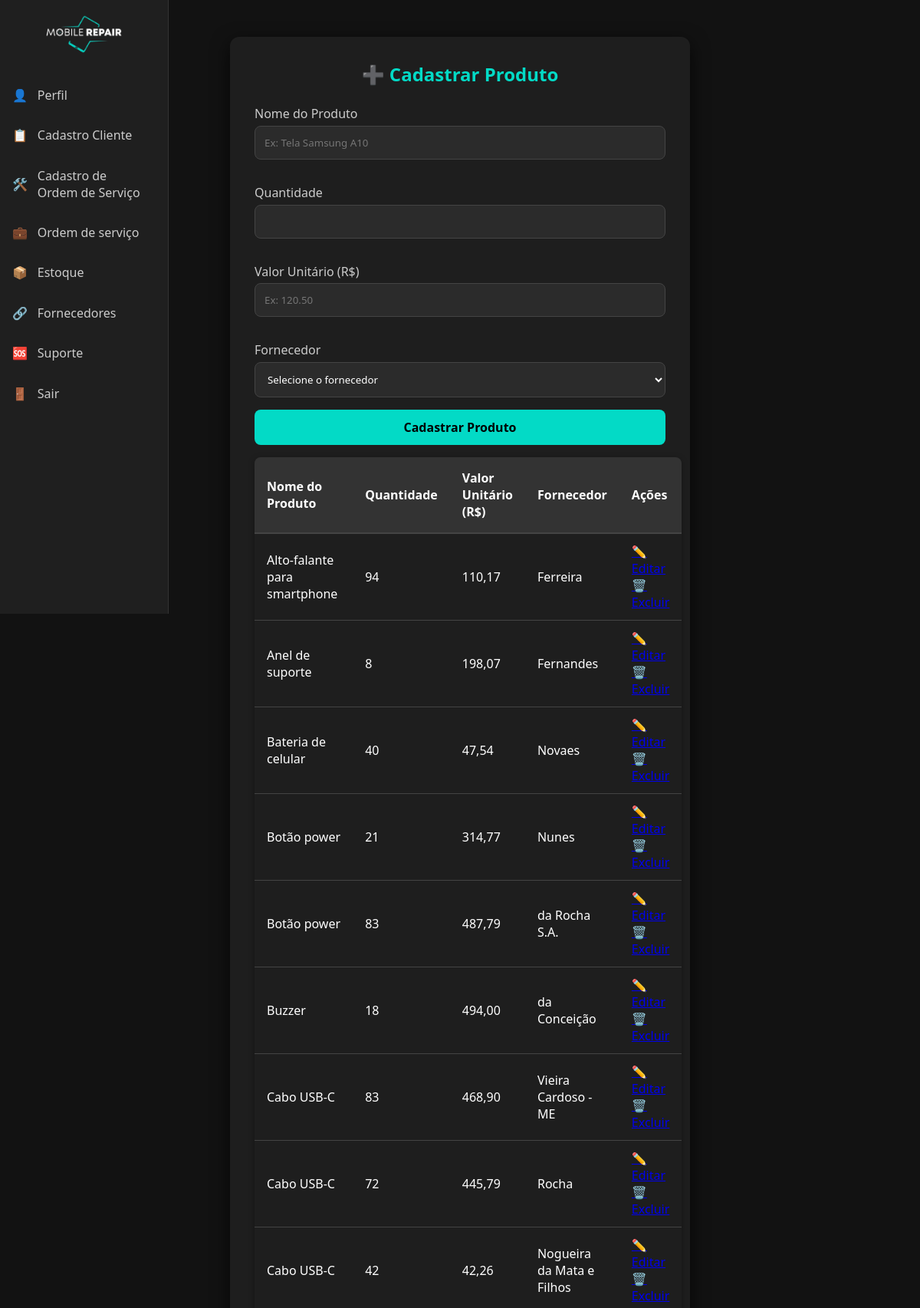
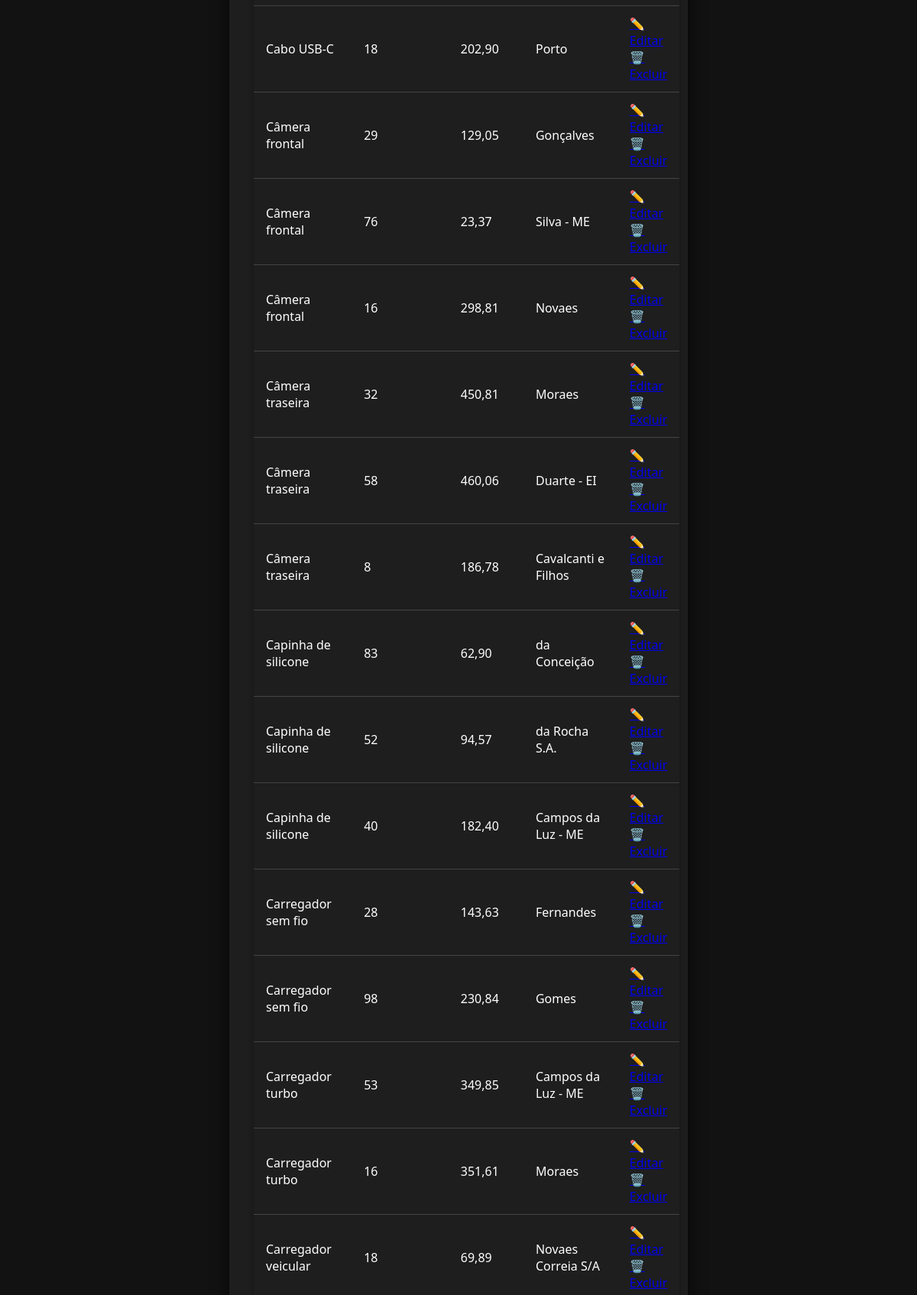
Page /estoque.php (signed in, upper part) on the committed database (2 pictures, top to bottom).
### tables this page shows
CREATE TABLE `produto` (
  `id_produto` int(11) NOT NULL,
  `nome_produto` varchar(100) DEFAULT NULL,
  `valor` decimal(10,2) DEFAULT NULL,
  `idfornecedor` int(11) DEFAULT NULL,
  `idestoque` int(11) DEFAULT NULL
);

CREATE TABLE `estoque` (
  `id_estoque` int(11) NOT NULL AUTO_INCREMENT,
  `quantidade` int(11) DEFAULT NULL,
  PRIMARY KEY (`id_estoque`)
);

CREATE TABLE `fornecedor` (
  `id_fornecedor` int(11) NOT NULL,
  `nome_fornecedor` varchar(100) DEFAULT NULL,
  `telefone` varchar(20) DEFAULT NULL,
  `email` varchar(100) DEFAULT NULL
);

### estoque.php (the view, shortened to what this page needs)
<?php
require_once 'conexao.php';
$modoEdicao = false;
$editarProduto = null;
function buscarProdutos($pdo) {
    $sql = "SELECT p.id_produto, p.nome_produto, p.valor, f.nome_fornecedor, p.idfornecedor, e.quantidade, p.idestoque
            FROM produto p
            LEFT JOIN fornecedor f ON p.idfornecedor = f.id_fornecedor
            LEFT JOIN estoque e ON p.idestoque = e.id_estoque
            ORDER BY p.nome_produto";
    $stmt = $pdo->query($sql);
    return $stmt->fetchAll(PDO::FETCH_ASSOC);
}
$produtos = buscarProdutos($pdo);
$menus = [
    'Gerente' => [
        ['href' => 'dashboard.php', 'icon' => '👤', 'text' => 'Perfil'],
        ['href' => 'cadastro-cliente.php', 'icon' => '📋', 'text' => 'Cadastro Cliente'],
        ['href' => 'cadastro-ordem_serv.php', 'icon' => '🛠️', 'text' => 'Cadastro de<br>Ordem de Serviço'],
        ['href' => 'ordem_serv.php', 'icon' => '💼', 'text' => 'Ordem de serviço'],
        ['href' => 'relatorio.php', 'icon' => '📊', 'text' => 'Relatórios'],
        ['href' => 'estoque.php', 'icon' => '📦', 'text' => 'Estoque'],
        ['href' => 'usuarios.php', 'icon' => '👥', 'text' => 'Usuários'],
        ['href' => 'fornecedor.php', 'icon' => '🔗', 'text' => 'Fornecedores'],
        ['href' => 'suporte.php', 'icon' => '🆘', 'text' => 'Suporte'],
        ['href' => 'logout.php', 'icon' => '🚪', 'text' => 'Sair']
    ],
    'Atendente' => [
        ['href' => 'dashboard.php', 'icon' => '👤', 'text' => 'Perfil'],
        ['href' => 'cadastro-cliente.php', 'icon' => '📋', 'text' => 'Cadastro Cliente'],
        ['href' => 'cadastro-ordem_serv.php', 'icon' => '🛠️', 'text' => 'Cadastro de<br>Ordem de Serviço'],
        ['href' => 'ordem_serv.php', 'icon' => '💼', 'text' => 'Ordem de serviço'],
        ['href' => 'estoque.php', 'icon' => '📦', 'text' => 'Estoque'],
        ['href' => 'fornecedor.php', 'icon' => '🔗', 'text' => 'Fornecedores'],
        ['href' => 'suporte.php', 'icon' => '🆘', 'text' => 'Suporte'],
        ['href' => 'logout.php', 'icon' => '🚪', 'text' => 'Sair']
    ],
    'Tecnico' => [
        ['href' => 'dashboard.php', 'icon' => '👤', 'text' => 'Perfil'],
        ['href' => 'ordem_serv.php', 'icon' => '💼', 'text' => 'Ordem de serviço'],
        ['href' => 'suporte.php', 'icon' => '🆘', 'text' => 'Suporte'],
        ['href' => 'logout.php', 'icon' => '🚪', 'text' => 'Sair']
    ],
];
$menuItems = $_SESSION['cargo'] && isset($menus[$_SESSION['cargo']]) ? $menus[$_SESSION['cargo']] : [];
?>
<!DOCTYPE html>
<html lang="pt-br">
<head>
  <link rel="stylesheet" href="css/sidebar.css" />
  <link rel="stylesheet" href="css/estoque.css" />
  <link rel="stylesheet" href="css/form.css" />
</head>
<body>
<nav class="sidebar">
    <div class="logo">
      <img src="img/logo.png" alt="Logo do sistema">
    </div>
    <ul class="menu">
      <?php foreach ($menuItems as $item): ?>
        <li><a href="<?php echo $item['href']; ?>"><?php echo $item['icon']; ?> <span><?php echo $item['text']; ?></span></a></li>
      <?php endforeach; ?>
    </ul>
  </nav>
  <div class="form-container">
    <h2><?= $modoEdicao ? "✏️ Editar Produto" : "➕ Cadastrar Produto" ?></h2>
    <form method="POST" action="estoque.php">
      <label for="produto">Nome do Produto</label>
      <input type="text" id="produto" name="produto" placeholder="Ex: Tela Samsung A10" required
        value="<?= $modoEdicao ? htmlspecialchars($editarProduto['nome_produto']) : '' ?>" />
      <label for="quantidade">Quantidade</label>
      <input type="number" id="quantidade" name="quantidade" min="0" required
        value="<?= $modoEdicao ? htmlspecialchars($editarProduto['quantidade']) : '' ?>" />
      <label for="valor">Valor Unitário (R$)</label>
      <input type="text" id="valor" name="valor" placeholder="Ex: 120.50" required
        value="<?= $modoEdicao ? htmlspecialchars(number_format($editarProduto['valor'], 2, ',', '.')) : '' ?>" />
      <label for="fornecedor">Fornecedor</label>
      <select id="fornecedor" name="fornecedor" required>
        <option value="">Selecione o fornecedor</option>
      </select>
      <button type="submit"><?= $modoEdicao ? "Atualizar Produto" : "Cadastrar Produto" ?></button>
    </form>
    <table>
      <thead>
        <tr>
          <th>Nome do Produto</th>
          <th>Quantidade</th>
          <th>Valor Unitário (R$)</th>
          <th>Fornecedor</th>
          <th>Ações</th>
        </tr>
      </thead>
      <tbody>
        <?php if (count($produtos) === 0): ?>
          <tr><td colspan="5">Nenhum produto cadastrado.</td></tr>
        <?php else: ?>
          <?php foreach ($produtos as $prod): ?>
            <tr>
              <td><?= htmlspecialchars($prod['nome_produto']) ?></td>
              <td><?= intval($prod['quantidade']) ?></td>
              <td><?= number_format($prod['valor'], 2, ',', '.') ?></td>
              <td><?= htmlspecialchars($prod['nome_fornecedor'] ?? '-') ?></td>
              <td>
                <a href="estoque.php?editar=<?= $prod['id_produto'] ?>" class="acao-btn editar">✏️ Editar</a>
                <a href="javascript:void(0)" class="acao-btn excluir" onclick="confirmarExclusao(<?= $prod['id_produto'] ?>, '<?= addslashes($prod['nome_produto']) ?>')">🗑️ Excluir</a>
              </td>
            </tr>
          <?php endforeach; ?>
        <?php endif; ?>
      </tbody>
    </table>
  </div>
</body>
</html>

### css/sidebar.css (style rules this page uses)
.sidebar { position: fixed; top: 0; left: 0; width: 70px; height: 100vh; background-color: #1f1f1f; border-right: 1px solid #333; overflow: hidden; transition: width 0.3s ease; z-index: 1000; }
.sidebar .logo { padding: 1.2rem; text-align: center; }
.sidebar .logo img { width: 50px; transition: width 0.3s; }
.sidebar .menu { list-style: none; padding-top: -1rem; padding-left: 0; padding-right: 0; }
.sidebar .menu li { margin: 0.3rem 0; }
.sidebar .menu li a { display: flex; align-items: center; gap: 0.8rem; text-decoration: none; color: #ccc; padding: 0.8rem 1rem; border-radius: 6px; transition: background-color 0.3s, color 0.3s; white-space: nowrap; overflow: hidden; position: relative; }
.sidebar .menu li a span { opacity: 0; visibility: hidden; transition: opacity 0.3s ease; }

### css/estoque.css (style rules this page uses)
table { width: 100%; border-collapse: collapse; margin-top: 1rem; background-color: #1e1e1e; color: #fff; border-radius: 8px; overflow: hidden; box-shadow: 0 2px 8px rgba(0,0,0,0.3); }
thead { background-color: #333; }
thead th { padding: 1rem; text-align: left; font-weight: bold; border-bottom: 2px solid #444; }
tbody td { padding: 0.75rem 1rem; border-bottom: 1px solid #444; }

### css/form.css (style rules this page uses)
* { margin: 0; padding: 0; box-sizing: border-box; font-family: 'Segoe UI', Tahoma, Geneva, Verdana, sans-serif; }
body { background-color: #121212; color: #e0e0e0; min-height: 100vh; }
.form-container { background-color: #1e1e1e; padding: 2rem; border-radius: 12px; box-shadow: 0 8px 24px rgba(0, 0, 0, 0.7); width: 100%; max-width: 600px; margin: 3rem auto; animation: fadeIn 0.5s ease-in-out; }
h2 { margin-bottom: 1.5rem; color: #03dac6; text-align: center; }
form label { display: block; margin-top: 1rem; margin-bottom: 0.3rem; color: #ccc; }
input, textarea, select { width: 100%; padding: 0.75rem; border: 1px solid #444; border-radius: 8px; background-color: #2b2b2b; color: #fff; margin-bottom: 1rem; }
button { width: 100%; padding: 0.75rem; background-color: #03dac6; color: #000; font-weight: bold; border: none; border-radius: 8px; font-size: 1rem; cursor: pointer; transition: background-color 0.3s ease; }

### rows in the picture
produto: nome_produto "Alto-falante para smartphone", idestoque.quantidade "94", valor "110,17", idfornecedor.nome_fornecedor "Ferreira"
produto: nome_produto "Anel de suporte", idestoque.quantidade "8", valor "198,07", idfornecedor.nome_fornecedor "Fernandes"
produto: nome_produto "Bateria de celular", idestoque.quantidade "40", valor "47,54", idfornecedor.nome_fornecedor "Novaes"
produto: nome_produto "Botão power", idestoque.quantidade "21", valor "314,77", idfornecedor.nome_fornecedor "Nunes"
produto: nome_produto "Botão power", idestoque.quantidade "83", valor "487,79", idfornecedor.nome_fornecedor "da Rocha S.A."
produto: nome_produto "Buzzer", idestoque.quantidade "18", valor "494,00", idfornecedor.nome_fornecedor "da Conceição"
produto: nome_produto "Cabo USB-C", idestoque.quantidade "83", valor "468,90", idfornecedor.nome_fornecedor "Vieira Cardoso - ME"
produto: nome_produto "Cabo USB-C", idestoque.quantidade "72", valor "445,79", idfornecedor.nome_fornecedor "Rocha"
produto: nome_produto "Cabo USB-C", idestoque.quantidade "42", valor "42,26", idfornecedor.nome_fornecedor "Nogueira da Mata e Filhos"
produto: nome_produto "Cabo USB-C", idestoque.quantidade "18", valor "202,90", idfornecedor.nome_fornecedor "Porto"
produto: nome_produto "Câmera frontal", idestoque.quantidade "29", valor "129,05", idfornecedor.nome_fornecedor "Gonçalves"
produto: nome_produto "Câmera frontal", idestoque.quantidade "76", valor "23,37", idfornecedor.nome_fornecedor "Silva - ME"
produto: nome_produto "Câmera frontal", idestoque.quantidade "16", valor "298,81", idfornecedor.nome_fornecedor "Novaes"
produto: nome_produto "Câmera traseira", idestoque.quantidade "32", valor "450,81", idfornecedor.nome_fornecedor "Moraes"
produto: nome_produto "Câmera traseira", idestoque.quantidade "58", valor "460,06", idfornecedor.nome_fornecedor "Duarte - EI"
produto: nome_produto "Câmera traseira", idestoque.quantidade "8", valor "186,78", idfornecedor.nome_fornecedor "Cavalcanti e Filhos"
produto: nome_produto "Capinha de silicone", idestoque.quantidade "83", valor "62,90", idfornecedor.nome_fornecedor "da Conceição"
produto: nome_produto "Capinha de silicone", idestoque.quantidade "52", valor "94,57", idfornecedor.nome_fornecedor "da Rocha S.A."
produto: nome_produto "Capinha de silicone", idestoque.quantidade "40", valor "182,40", idfornecedor.nome_fornecedor "Campos da Luz - ME"
produto: nome_produto "Carregador sem fio", idestoque.quantidade "28", valor "143,63", idfornecedor.nome_fornecedor "Fernandes"
produto: nome_produto "Carregador sem fio", idestoque.quantidade "98", valor "230,84", idfornecedor.nome_fornecedor "Gomes"
produto: nome_produto "Carregador turbo", idestoque.quantidade "53", valor "349,85", idfornecedor.nome_fornecedor "Campos da Luz - ME"
produto: nome_produto "Carregador turbo", idestoque.quantidade "16", valor "351,61", idfornecedor.nome_fornecedor "Moraes"
produto: nome_produto "Carregador veicular", idestoque.quantidade "18", valor "69,89", idfornecedor.nome_fornecedor "Novaes Correia S/A"

### other values in the picture
$item['icon'] "👤"
$item['text'] "Perfil"
$item['icon'] "📋"
$item['text'] "Cadastro Cliente"
$item['icon'] "🛠️"
$item['text'] "Cadastro de Ordem de Serviço"
$item['icon'] "💼"
$item['text'] "Ordem de serviço"
$item['icon'] "📦"
$item['text'] "Estoque"
$item['icon'] "🔗"
$item['text'] "Fornecedores"
$item['icon'] "🆘"
$item['text'] "Suporte"
$item['icon'] "🚪"
